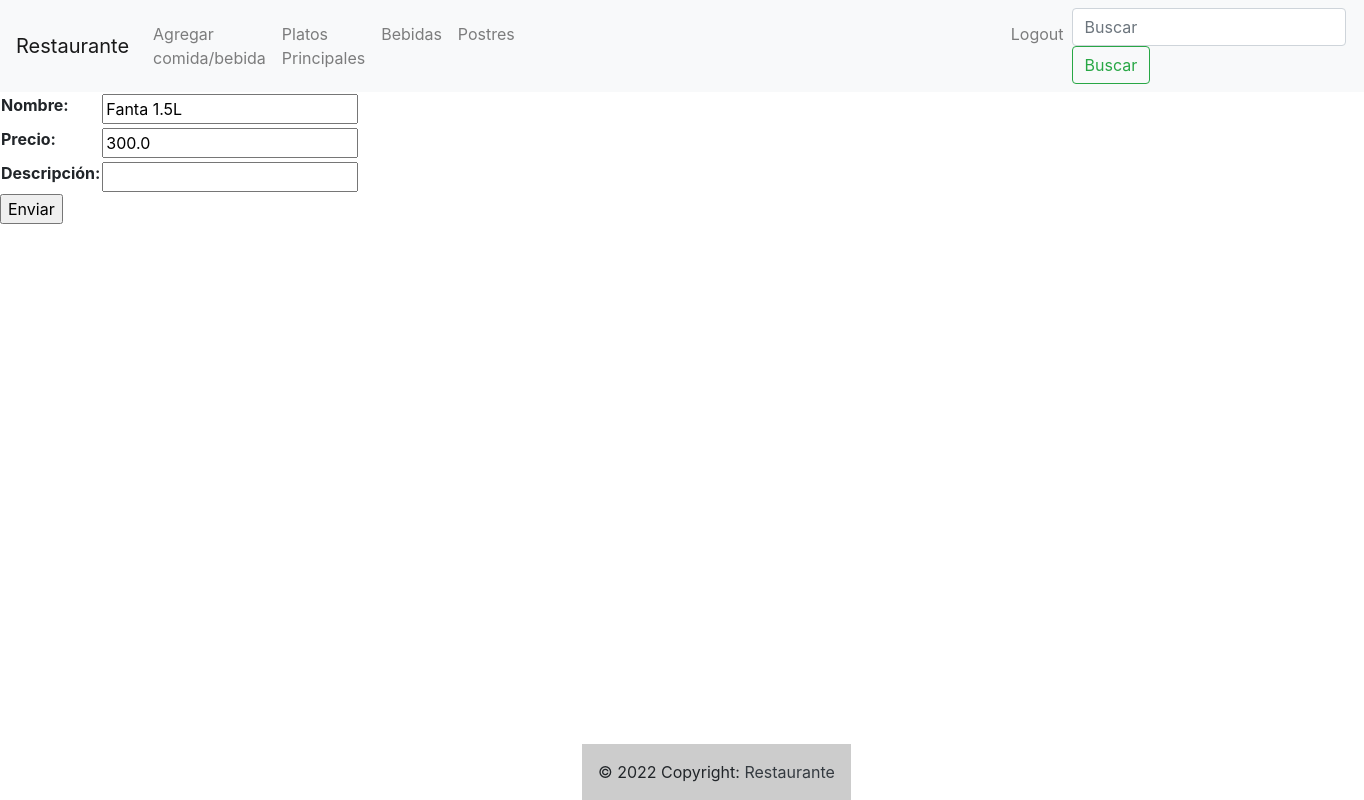
The page /lunch/update_drink/1/ (signed in) on the database as committed earlier.
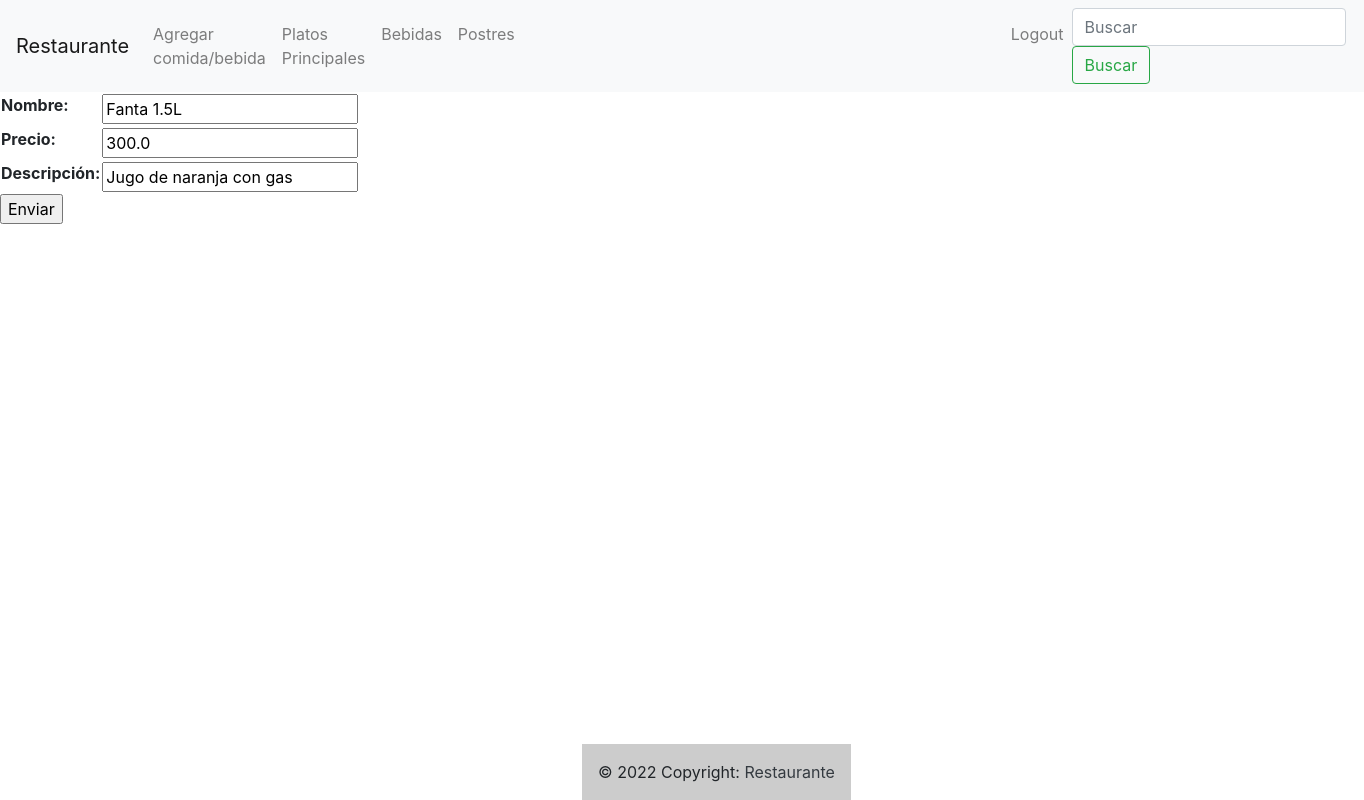
The same page on the database as committed later.
### lunch/models.py (models this page shows, shortened)
class drink(models.Model):
    name = models.CharField(max_length=40)
    price = models.FloatField()
    description = models.CharField(max_length=200, blank=True, null=True)

### lunch/views.py (the view)
# urls.py: path("update_drink/<int:pk>/", update_drink, name="update_drink"),
@login_required
def update_drink(request, pk):
    if request.method == "POST":
        form = Formulario_drink(request.POST)
        if form.is_valid():
            drinks = drink.objects.get(id=pk)
            drinks.name = form.cleaned_data['name']
            drinks.price = form.cleaned_data['price']
            drinks.description = form.cleaned_data['description']
            drinks.save()
            return redirect(drinks_list)
    elif request.method == "GET":
        drinks = drink.objects.get(id=pk)
        form = Formulario_drink(initial={
                                        "name":drinks.name,
                                        "price":drinks.price,
                                        "description":drinks.description})
        context = {"form":form}
        return render(request, "drinks/update_drink.html", context=context)

### lunch/forms.py
class Formulario_drink(forms.Form):
    name = forms.CharField(max_length=40, label= "Nombre")
    price = forms.FloatField(label="Precio")
    description = forms.CharField(max_length=200, label= "Descripción",required=False)

### templates/drinks/update_drink.html (shortened to what this page needs)
{% extends 'base.html' %}
{% block contenido_que_cambia %}
<form action="" method="POST">
<table>
{{form.as_table}}
</table>
<p><input type="submit"value="Enviar"></p>
</form>
{% endblock %}

Rows that differ between the two databases and show on the page:
changed drink "Fanta 1.5L": description (not shown) → "Jugo de naranja con gas"
